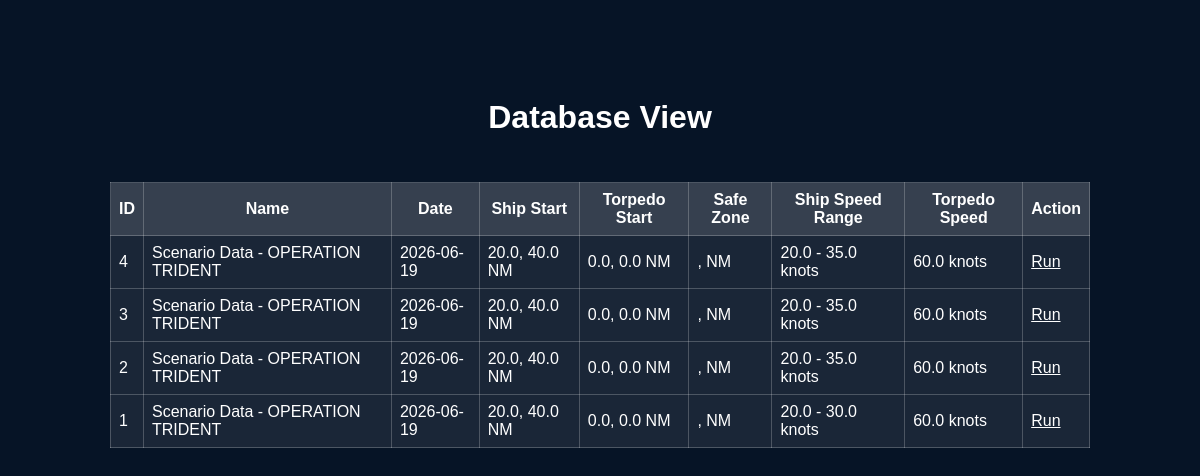
Screenshot of /db-view with the database file from the repository.
### tables this page shows
CREATE TABLE scenarios (
        id INTEGER PRIMARY KEY AUTOINCREMENT,

        scenario_name TEXT,

        date TEXT,
        mission_brief TEXT,
        intel_summary TEXT,
        operation_properties TEXT,

        enemy_class TEXT,
        friendly_class TEXT,

        ship_start_x_nm REAL,
        ship_start_y_nm REAL,
        ship_speed_min REAL,
        ship_speed_max REAL,

        torpedo_start_x_nm REAL,
        torpedo_start_y_nm REAL,
        torpedo_speed REAL,

        objective_point_distance_nm REAL,
        objective_point_bearing_around_ship REAL,
        objective_point_multiplier INTEGER,
        objective_points_json TEXT,

        objective_point_x_nm REAL,
        objective_point_y_nm REAL,
        
        countermeasure_trigger_distance_nm REAL,

        created_at TIMESTAMP DEFAULT CURRENT_TIMESTAMP
    );

### app/routes.py (the view)
@main.get("/db-view")
def db_view():
    return render_template("view_database_scenarios.html", scenarios=get_all_scenarios())

### database.py (called while the page is built)
def get_db():
    conn = sqlite3.connect(DB_PATH)
    conn.row_factory = sqlite3.Row
    return conn

def get_all_scenarios():
    conn = get_db()
    cursor = conn.cursor()
    cursor.execute("SELECT * FROM scenarios ORDER BY id DESC")
    rows = cursor.fetchall()
    conn.close()
    return rows

### app/templates/view_database_scenarios.html (shortened to what this page needs)
{% extends "base.html" %}
{% block content %}
<h1>Database View</h1>
<table>
<thead><tr><th>ID</th><th>Name</th><th>Date</th><th>Ship Start</th><th>Torpedo Start</th><th>Safe Zone</th><th>Ship Speed Range</th><th>Torpedo Speed</th><th>Action</th></tr></thead>
<tbody>
{% for s in scenarios %}
<tr>
<td>{{ s.id }}</td><td>{{ s.scenario_name }}</td><td>{{ s.date }}</td>
<td>{{ s.ship_start_x_nm }}, {{ s.ship_start_y_nm }} NM</td>
<td>{{ s.torpedo_start_x_nm }}, {{ s.torpedo_start_y_nm }} NM</td>
<td>{{ s.safe_zone_x_nm }}, {{ s.safe_zone_y_nm }} NM</td>
<td>{{ s.ship_speed_min }} - {{ s.ship_speed_max }} knots</td>
<td>{{ s.torpedo_speed }} knots</td>
<td><a href="/view-scenario?scenario_id={{ s.id }}">Run</a></td>
</tr>
{% endfor %}
</tbody>
</table>
{% endblock %}

### app/static/style.css (style rules this page uses)
h1 { text-align: center; margin-top: 20px; }
body { margin: 0; background: #061426; color: white; font-family: Arial, Helvetica, sans-serif; }
a { color: white; }
table { border-collapse: collapse; width: min(980px, 95vw); background: rgba(255,255,255,0.08); }
th, td { border: 1px solid rgba(255,255,255,0.22); padding: 8px; color: white; }
th { background: rgba(255,255,255,0.12); }

### rows the page displays
scenarios: id "4", scenario_name "Scenario Data - OPERATION TRIDENT", date "2026-06-19", ship_start_x_nm "20.0", ship_start_y_nm "40.0", torpedo_start_x_nm "0.0", torpedo_start_y_nm "0.0", ship_speed_min "20.0", ship_speed_max "35.0", torpedo_speed "60.0"
scenarios: id "3", scenario_name "Scenario Data - OPERATION TRIDENT", date "2026-06-19", ship_start_x_nm "20.0", ship_start_y_nm "40.0", torpedo_start_x_nm "0.0", torpedo_start_y_nm "0.0", ship_speed_min "20.0", ship_speed_max "35.0", torpedo_speed "60.0"
scenarios: id "2", scenario_name "Scenario Data - OPERATION TRIDENT", date "2026-06-19", ship_start_x_nm "20.0", ship_start_y_nm "40.0", torpedo_start_x_nm "0.0", torpedo_start_y_nm "0.0", ship_speed_min "20.0", ship_speed_max "35.0", torpedo_speed "60.0"
scenarios: id "1", scenario_name "Scenario Data - OPERATION TRIDENT", date "2026-06-19", ship_start_x_nm "20.0", ship_start_y_nm "40.0", torpedo_start_x_nm "0.0", torpedo_start_y_nm "0.0", ship_speed_min "20.0", ship_speed_max "30.0", torpedo_speed "60.0"
